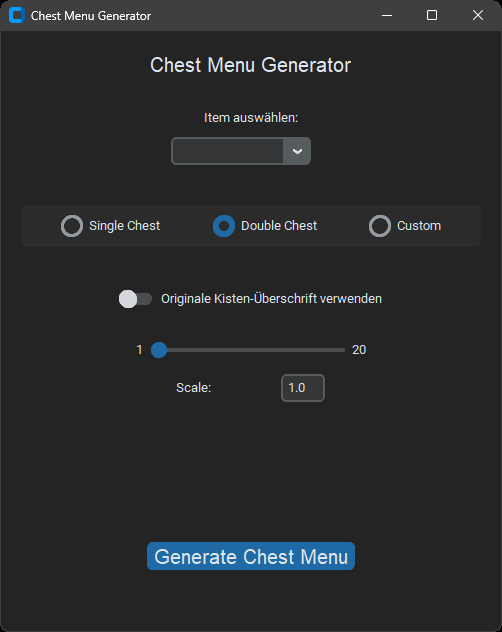
#> input picture gui_overview_dark.png, 502 x 632 px; its folder holds only this picture in this run
$ python -i ChestMenuGenV2.py   (imports and definitions only)
#> lines starting #> are read from the running program, lines starting #| are printed output that depends on the picture
import customtkinter as ctk
import tkinter
from PIL import Image
import os


# angepasste Variante von https://mail.python.org/pipermail/tkinter-discuss/2012-January/003041.html
# autocomplete funktioniert nicht perfekt, deswegen benutze ich nur die SearchCombobox
# vervollständigt automatisch, wenn man zu schnell tippt, oft falsches Wort
class AutocompleteCombobox(ctk.CTkComboBox):
    # [60 lines left out: functions __init__, autocomplete, handle_keyrelease, not called in this run]


class SearchCombobox(ctk.CTkComboBox):
    # [4 lines left out: function __init__, not called in this run]

    def _open_dropdown_menu(self):
        self._dropdown_menu.open(self.winfo_rootx() + 145,
                                 self.winfo_rooty() + self._apply_widget_scaling(self._current_height + 0))

    # [11 lines left out: function handle_keyrelease, not called in this run]


class CustomSizeEntryFrame(ctk.CTkFrame):
    # [11 lines left out: function __init__, not called in this run]


class CustomSizeFrame(ctk.CTkFrame):
    # [28 lines left out: functions __init__, get, not called in this run]


class SizeButtonFrame(ctk.CTkFrame):
    # [13 lines left out: function __init__, not called in this run]

    def get(self):
        return self.checked.get()


class ChestGenerator:
    def __init__(self, item="dirt", columns=9, rows=6, scale=1):
        # Liste mit unstackable Items
        self.non_stackable_items = ["bundle",
                                    "_bucket",
                                    "boat",
                                    "sword",
                                    "pickaxe",
                                    "axe",
                                    "hoe",
                                    "shovel",
                                    "helmet",
                                    "chestplate",
                                    "leggings",
                                    "boots",
                                    "bow",
                                    "cake",
                                    "elytra",
                                    "flint_and_steel",
                                    "fishing_rod",
                                    "minecart",
                                    "music_disc",
                                    "writable_book",
                                    "trident",
                                    "totem_of_undying",
                                    "potion",
                                    "enchanted"]

        self.count_16 = Image.open("res/count16.png").convert("RGBA")
        self.count_64 = Image.open("res/count64.png").convert("RGBA")

        self.scale = scale
        self.columns = columns
        self.rows = rows

        self.set_item(item)
        self.stackable = True
        self.set_count_image()

    # [6 lines left out: function check_stackable, not called in this run]

    def set_item(self, item):
        self.item_url, self.item_img = self.get_item(item)
        self.check_stackable()

    # [18 lines left out: functions get_item, set_count_image, not called in this run]

    def set_scale(self, scale):
        self.scale = int(scale)

    # [74 lines left out: functions resize_chest_interface, generate_expanded_chest, generate_chest_image, add_item_to_chest, scale_image, not called in this run]


class ChestMenuGen(ctk.CTk):
    # [70 lines left out: functions __init__, generate, not called in this run]

    def hide_success_message(self, event):
        self.success_message.grid_forget()

    # [15 lines left out: functions check_size_radiobutton, load_item_list, not called in this run]

    def start(self):
        self.mainloop()


# [2 lines not run here, left out]

>>> import cv2
>>> picture = cv2.imread('gui_overview_dark.png', cv2.IMREAD_GRAYSCALE)
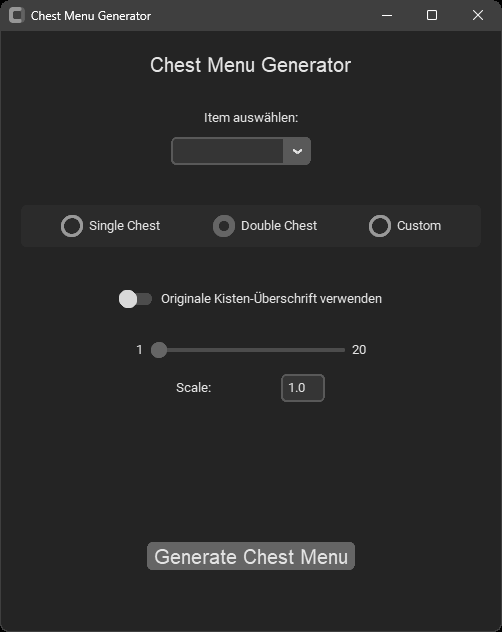
#> picture: shape (632, 502); min 0, max 255, mean 42.3
>>> result = ChestGenerator().generate_chest_image(picture)
#> (the run stopped early here; a loop or call above may not have finished)
